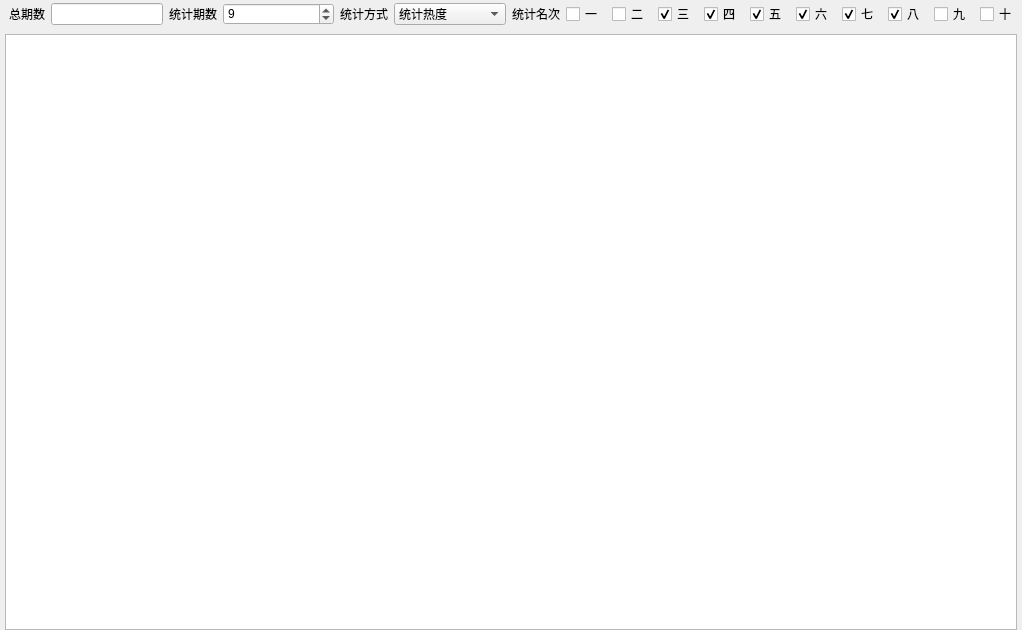
<?xml version="1.0" encoding="UTF-8"?>
<ui version="4.0">
 <class>FormStatistic</class>
 <widget class="QWidget" name="FormStatistic">
  <property name="geometry">
   <rect>
    <x>0</x>
    <y>0</y>
    <width>1022</width>
    <height>630</height>
   </rect>
  </property>
  <property name="windowTitle">
   <string>Form</string>
  </property>
  <property name="styleSheet">
   <string notr="true">
/*QHeaderView 
{
	font: bold 12pt &quot;Microsoft YaHei&quot;;
  	min-height:30px;
	background-color:#dbdbdb;
}*/

QHeaderView::section {
     background-color: qlineargradient( x1:0, y1:0, x2:0, y2:1,
                                   stop:0 #616161, 
                                   stop: 0.5 #505050,
                                   stop: 0.6 #434343, stop:1 #656565);

	font: bold 12pt &quot;Microsoft YaHei&quot;;
	color:white;
  	min-height:26px;
    border: 1px solid #6c6c6c;
}
QTableWidget
{
    font-size:11pt &quot;Microsoft YaHei&quot;;
    /*background-color: rgb(247,247,247);
	gridline-color: rgb(217, 217, 217);*/
}</string>
  </property>
  <layout class="QVBoxLayout" name="verticalLayout">
   <property name="leftMargin">
    <number>5</number>
   </property>
   <property name="topMargin">
    <number>0</number>
   </property>
   <property name="rightMargin">
    <number>5</number>
   </property>
   <property name="bottomMargin">
    <number>0</number>
   </property>
   <item>
    <widget class="QWidget" name="widgetToolBar" native="true">
     <property name="styleSheet">
      <string notr="true">*
{
	font: 12pt &quot;Microsoft YaHei UI&quot;;
}
/*
#widgetToolBar
{
	border:1px solid gray;
}*/</string>
     </property>
     <layout class="QHBoxLayout" name="horizontalLayout_2">
      <property name="spacing">
       <number>6</number>
      </property>
      <property name="leftMargin">
       <number>4</number>
      </property>
      <property name="topMargin">
       <number>2</number>
      </property>
      <property name="rightMargin">
       <number>0</number>
      </property>
      <property name="bottomMargin">
       <number>2</number>
      </property>
      <item>
       <widget class="QLabel" name="lbTotalPeriod">
        <property name="sizePolicy">
         <sizepolicy hsizetype="Fixed" vsizetype="Preferred">
          <horstretch>0</horstretch>
          <verstretch>0</verstretch>
         </sizepolicy>
        </property>
        <property name="text">
         <string>总期数</string>
        </property>
        <property name="buddy">
         <cstring>leTotalPeriod</cstring>
        </property>
       </widget>
      </item>
      <item>
       <widget class="QLineEdit" name="leTotalPeriod">
        <property name="sizePolicy">
         <sizepolicy hsizetype="Preferred" vsizetype="Fixed">
          <horstretch>0</horstretch>
          <verstretch>0</verstretch>
         </sizepolicy>
        </property>
        <property name="readOnly">
         <bool>true</bool>
        </property>
       </widget>
      </item>
      <item>
       <widget class="QLabel" name="lbTatisticPeriod">
        <property name="sizePolicy">
         <sizepolicy hsizetype="Fixed" vsizetype="Preferred">
          <horstretch>0</horstretch>
          <verstretch>0</verstretch>
         </sizepolicy>
        </property>
        <property name="text">
         <string>统计期数</string>
        </property>
        <property name="buddy">
         <cstring>sbTatisticPeriod</cstring>
        </property>
       </widget>
      </item>
      <item>
       <widget class="QSpinBox" name="sbTatisticPeriod">
        <property name="sizePolicy">
         <sizepolicy hsizetype="Preferred" vsizetype="Fixed">
          <horstretch>0</horstretch>
          <verstretch>0</verstretch>
         </sizepolicy>
        </property>
        <property name="minimumSize">
         <size>
          <width>72</width>
          <height>0</height>
         </size>
        </property>
        <property name="maximum">
         <number>500</number>
        </property>
        <property name="value">
         <number>9</number>
        </property>
       </widget>
      </item>
      <item>
       <widget class="QLabel" name="lbTatisticMode">
        <property name="sizePolicy">
         <sizepolicy hsizetype="Fixed" vsizetype="Preferred">
          <horstretch>0</horstretch>
          <verstretch>0</verstretch>
         </sizepolicy>
        </property>
        <property name="text">
         <string>统计方式</string>
        </property>
        <property name="buddy">
         <cstring>cbStatisticMode</cstring>
        </property>
       </widget>
      </item>
      <item>
       <widget class="QComboBox" name="cbStatisticMode">
        <item>
         <property name="text">
          <string>统计热度</string>
         </property>
        </item>
        <item>
         <property name="text">
          <string>统计遗漏</string>
         </property>
        </item>
       </widget>
      </item>
      <item>
       <widget class="QLabel" name="lbTatisticRank">
        <property name="sizePolicy">
         <sizepolicy hsizetype="Fixed" vsizetype="Preferred">
          <horstretch>0</horstretch>
          <verstretch>0</verstretch>
         </sizepolicy>
        </property>
        <property name="text">
         <string>统计名次</string>
        </property>
       </widget>
      </item>
      <item>
       <layout class="QHBoxLayout" name="horizontalLayout">
        <property name="spacing">
         <number>9</number>
        </property>
        <item>
         <widget class="QCheckBox" name="cbrOne">
          <property name="text">
           <string>一</string>
          </property>
         </widget>
        </item>
        <item>
         <widget class="QCheckBox" name="cbrTwo">
          <property name="text">
           <string>二</string>
          </property>
         </widget>
        </item>
        <item>
         <widget class="QCheckBox" name="cbrThree">
          <property name="text">
           <string>三</string>
          </property>
          <property name="checked">
           <bool>true</bool>
          </property>
         </widget>
        </item>
        <item>
         <widget class="QCheckBox" name="cbrFour">
          <property name="text">
           <string>四</string>
          </property>
          <property name="checked">
           <bool>true</bool>
          </property>
         </widget>
        </item>
        <item>
         <widget class="QCheckBox" name="cbrFive">
          <property name="text">
           <string>五</string>
          </property>
          <property name="checked">
           <bool>true</bool>
          </property>
         </widget>
        </item>
        <item>
         <widget class="QCheckBox" name="cbrSix">
          <property name="text">
           <string>六</string>
          </property>
          <property name="checked">
           <bool>true</bool>
          </property>
         </widget>
        </item>
        <item>
         <widget class="QCheckBox" name="cbrSeven">
          <property name="text">
           <string>七</string>
          </property>
          <property name="checked">
           <bool>true</bool>
          </property>
         </widget>
        </item>
        <item>
         <widget class="QCheckBox" name="cbrEight">
          <property name="text">
           <string>八</string>
          </property>
          <property name="checked">
           <bool>true</bool>
          </property>
         </widget>
        </item>
        <item>
         <widget class="QCheckBox" name="cbrNine">
          <property name="text">
           <string>九</string>
          </property>
         </widget>
        </item>
        <item>
         <widget class="QCheckBox" name="cbrTen">
          <property name="text">
           <string>十</string>
          </property>
         </widget>
        </item>
       </layout>
      </item>
     </layout>
    </widget>
   </item>
   <item>
    <widget class="QTableWidget" name="twStatisticList">
     <property name="midLineWidth">
      <number>1</number>
     </property>
     <property name="editTriggers">
      <set>QAbstractItemView::NoEditTriggers</set>
     </property>
     <property name="selectionMode">
      <enum>QAbstractItemView::SingleSelection</enum>
     </property>
     <attribute name="horizontalHeaderDefaultSectionSize">
      <number>50</number>
     </attribute>
     <attribute name="verticalHeaderVisible">
      <bool>false</bool>
     </attribute>
    </widget>
   </item>
  </layout>
 </widget>
 <resources/>
 <connections/>
</ui>
